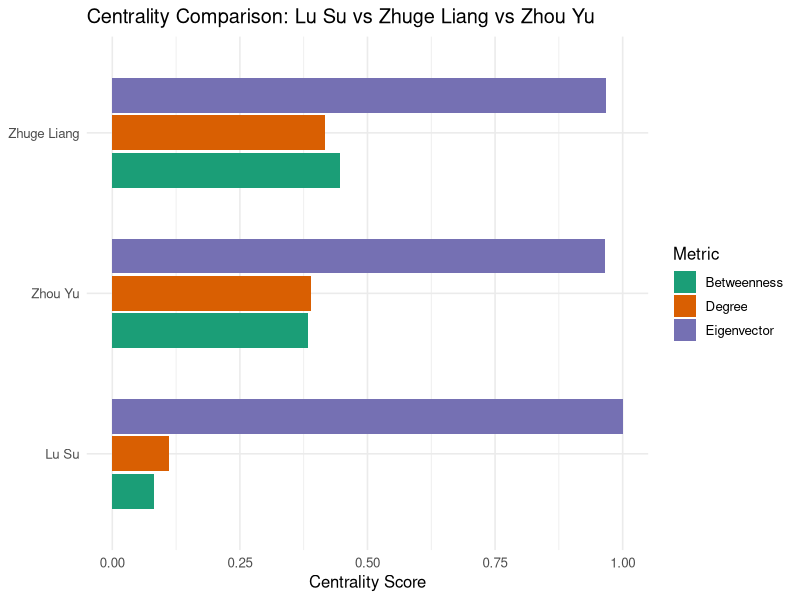
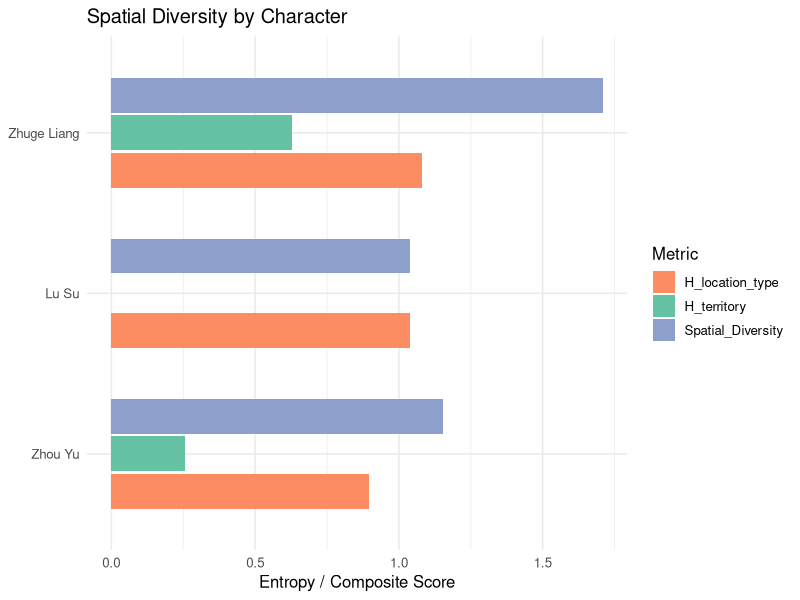
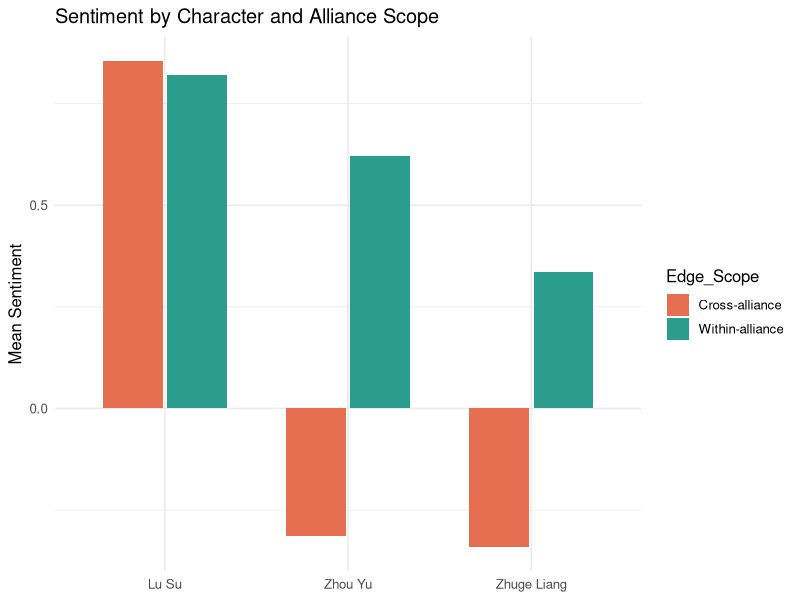

R code for these plots, in order:
# Red Cliffs DH / HNA / Spatial Humanities analysis
# File: red_cliffs_with_locations.csv

required_pkgs <- c("readr", "dplyr", "tidyr", "stringr", "purrr", "igraph", "ggplot2", "forcats")
missing_pkgs <- required_pkgs[!vapply(required_pkgs, requireNamespace, logical(1), quietly = TRUE)]
if (length(missing_pkgs)) {
  stop("Install required packages first: ", paste(missing_pkgs, collapse = ", "))
}

suppressPackageStartupMessages({
  library(readr)
  library(dplyr)
  library(tidyr)
  library(stringr)
  library(purrr)
  library(igraph)
  library(ggplot2)
  library(forcats)
})

# ---------------------------
# 1. Load data
# ---------------------------
df <- read_csv("data/red_cliffs_with_locations.csv", show_col_types = FALSE)

focal_chars <- c("Lu Su", "Zhuge Liang", "Zhou Yu")

# ---------------------------
# Helper functions
# ---------------------------
shannon_index <- function(x) {
  x <- x[!is.na(x) & x != ""]
  if (length(x) == 0) return(NA_real_)
  p <- prop.table(table(x))
  -sum(p * log(p))
}

sort_pair <- function(a, b) {
  tibble(from = pmin(a, b), to = pmax(a, b))
}

# ---------------------------
# 2. Network centrality analysis
# ---------------------------
# Build undirected weighted edge list
edge_pairs <- sort_pair(df$Person_A, df$Person_B)

edges_undirected <- df %>%
  bind_cols(edge_pairs) %>%
  group_by(from, to) %>%
  summarise(weight = sum(Weight, na.rm = TRUE), .groups = "drop")

g <- graph_from_data_frame(edges_undirected, directed = FALSE)

# For weighted betweenness, stronger tie = shorter path
E(g)$distance <- 1 / E(g)$weight

centrality_tbl <- tibble(
  Person = V(g)$name,
  Betweenness = betweenness(g, directed = FALSE, weights = E(g)$distance, normalized = TRUE),
  Eigenvector = eigen_centrality(g, directed = FALSE, weights = E(g)$weight)$vector,
  Degree = degree(g, normalized = TRUE),
  Weighted_Degree = strength(g, weights = E(g)$weight)
) %>%
  arrange(desc(Betweenness))

focal_centrality <- centrality_tbl %>%
  filter(Person %in% focal_chars) %>%
  arrange(desc(Betweenness))

print(focal_centrality)

# Long format for plotting
centrality_long <- focal_centrality %>%
  select(Person, Betweenness, Eigenvector, Degree) %>%
  pivot_longer(-Person, names_to = "Metric", values_to = "Score")

p_centrality <- ggplot(centrality_long, aes(x = fct_reorder(Person, Score), y = Score, fill = Metric)) +
  geom_col(position = position_dodge(width = 0.7), width = 0.65) +
  coord_flip() +
  scale_fill_manual(values = c(
    "Betweenness" = "#1b9e77",
    "Eigenvector" = "#7570b3",
    "Degree" = "#d95f02"
  )) +
  labs(
    title = "Centrality Comparison: Lu Su vs Zhuge Liang vs Zhou Yu",
    x = NULL,
    y = "Centrality Score"
  ) +
  theme_minimal(base_size = 12)

ggsave("centrality_comparison.png", p_centrality, width = 9, height = 5, dpi = 300)

# ---------------------------
# 3. Person-event long table for spatial and sentiment analysis
# ---------------------------
person_events <- bind_rows(
  df %>%
    transmute(
      Person = Person_A,
      Person_Alliance = Alliance_A,
      Other = Person_B,
      Other_Alliance = Alliance_B,
      Weight,
      Sentiment,
      Chapter,
      Description,
      Location_Name,
      Location_Type,
      Territory,
      Setting
    ),
  df %>%
    transmute(
      Person = Person_B,
      Person_Alliance = Alliance_B,
      Other = Person_A,
      Other_Alliance = Alliance_A,
      Weight,
      Sentiment,
      Chapter,
      Description,
      Location_Name,
      Location_Type,
      Territory,
      Setting
    )
)

# ---------------------------
# 4. Spatial-network synthesis
# ---------------------------
spatial_summary <- person_events %>%
  group_by(Person) %>%
  summarise(
    n_events = n(),
    n_territories = n_distinct(Territory),
    n_location_types = n_distinct(Location_Type),
    n_locations = n_distinct(Location_Name),
    n_settings = n_distinct(Setting),
    n_partner_alliances = n_distinct(Other_Alliance),
    H_territory = shannon_index(Territory),
    H_location_type = shannon_index(Location_Type),
    Spatial_Diversity = H_territory + H_location_type,
    .groups = "drop"
  ) %>%
  arrange(desc(Spatial_Diversity))

focal_spatial <- spatial_summary %>%
  filter(Person %in% focal_chars)

print(focal_spatial)

p_spatial <- focal_spatial %>%
  select(Person, H_territory, H_location_type, Spatial_Diversity) %>%
  pivot_longer(-Person, names_to = "Metric", values_to = "Score") %>%
  ggplot(aes(x = fct_reorder(Person, Score), y = Score, fill = Metric)) +
  geom_col(position = position_dodge(width = 0.7), width = 0.65) +
  coord_flip() +
  scale_fill_manual(values = c(
    "H_territory" = "#66c2a5",
    "H_location_type" = "#fc8d62",
    "Spatial_Diversity" = "#8da0cb"
  )) +
  labs(
    title = "Spatial Diversity by Character",
    x = NULL,
    y = "Entropy / Composite Score"
  ) +
  theme_minimal(base_size = 12)

ggsave("spatial_diversity_comparison.png", p_spatial, width = 9, height = 5, dpi = 300)

# Also keep a readable table of the actual spatial proxies
focal_spatial_detail <- person_events %>%
  filter(Person %in% focal_chars) %>%
  group_by(Person) %>%
  summarise(
    Territories = paste(sort(unique(Territory)), collapse = "; "),
    Location_Types = paste(sort(unique(Location_Type)), collapse = "; "),
    Locations = paste(sort(unique(Location_Name)), collapse = "; "),
    .groups = "drop"
  )

print(focal_spatial_detail)

# ---------------------------
# 5. Sentiment and functional role analysis
# ---------------------------
sentiment_summary <- person_events %>%
  filter(Person %in% focal_chars) %>%
  mutate(
    Edge_Scope = if_else(Person_Alliance == Other_Alliance, "Within-alliance", "Cross-alliance")
  ) %>%
  group_by(Person, Edge_Scope) %>%
  summarise(
    n_edges = n(),
    mean_sentiment = mean(Sentiment, na.rm = TRUE),
    positive_share = mean(Sentiment > 0, na.rm = TRUE),
    negative_share = mean(Sentiment < 0, na.rm = TRUE),
    .groups = "drop"
  )

print(sentiment_summary)

# Functional-role families based on description tags.
# Note: rows can appear in more than one functional family because the source descriptions are composite.
role_events <- bind_rows(
  person_events %>%
    filter(Person %in% focal_chars, str_detect(Description, "Social|Diplomatic|Persuasion")) %>%
    mutate(Role_Family = "Social/Diplomatic"),
  person_events %>%
    filter(Person %in% focal_chars, str_detect(Description, "Conflict|Command")) %>%
    mutate(Role_Family = "Conflict/Command"),
  person_events %>%
    filter(Person %in% focal_chars, str_detect(Description, "Strategic|Deception")) %>%
    mutate(Role_Family = "Strategic/Deceptive")
)

role_summary <- role_events %>%
  group_by(Person, Role_Family) %>%
  summarise(
    n_edges = n(),
    mean_sentiment = mean(Sentiment, na.rm = TRUE),
    positive_share = mean(Sentiment > 0, na.rm = TRUE),
    negative_share = mean(Sentiment < 0, na.rm = TRUE),
    .groups = "drop"
  )

print(role_summary)

p_sentiment <- sentiment_summary %>%
  ggplot(aes(x = Person, y = mean_sentiment, fill = Edge_Scope)) +
  geom_col(position = position_dodge(width = 0.7), width = 0.65) +
  scale_fill_manual(values = c(
    "Cross-alliance" = "#e76f51",
    "Within-alliance" = "#2a9d8f"
  )) +
  labs(
    title = "Sentiment by Character and Alliance Scope",
    x = NULL,
    y = "Mean Sentiment"
  ) +
  theme_minimal(base_size = 12)

ggsave("sentiment_scope_comparison.png", p_sentiment, width = 9, height = 5, dpi = 300)

# ---------------------------
# 6. Rank focal characters directly
# ---------------------------
cat("\n--- FOCAL CENTRALITY ---\n")
print(focal_centrality)

cat("\n--- FOCAL SPATIAL DIVERSITY ---\n")
print(focal_spatial)

cat("\n--- FOCAL SPATIAL DETAIL ---\n")
print(focal_spatial_detail)

cat("\n--- SENTIMENT SUMMARY ---\n")
print(sentiment_summary)

cat("\n--- ROLE SUMMARY ---\n")
print(role_summary)
